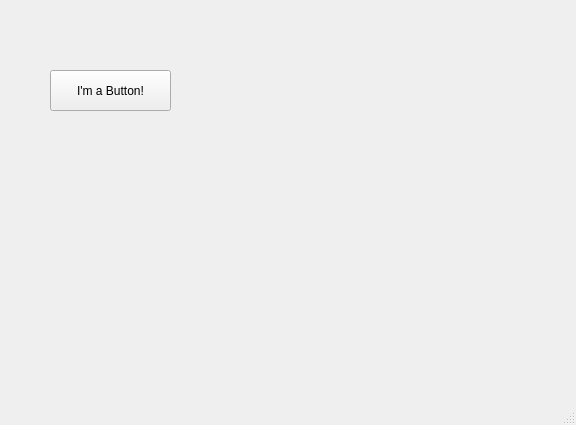
<?xml version="1.0" encoding="UTF-8"?>
<ui version="4.0">
 <class>MainWindow</class>
 <widget class="QMainWindow" name="MainWindow">
  <property name="geometry">
   <rect>
    <x>0</x>
    <y>0</y>
    <width>576</width>
    <height>425</height>
   </rect>
  </property>
  <property name="windowTitle">
   <string>MainWindow</string>
  </property>
  <widget class="QWidget" name="centralwidget">
   <widget class="QPushButton" name="pushButton">
    <property name="geometry">
     <rect>
      <x>50</x>
      <y>70</y>
      <width>121</width>
      <height>41</height>
     </rect>
    </property>
    <property name="toolTip">
     <string/>
    </property>
    <property name="text">
     <string>I'm a Button!</string>
    </property>
   </widget>
  </widget>
  <widget class="QMenuBar" name="menubar">
   <property name="geometry">
    <rect>
     <x>0</x>
     <y>0</y>
     <width>576</width>
     <height>23</height>
    </rect>
   </property>
  </widget>
  <widget class="QStatusBar" name="statusbar"/>
 </widget>
 <resources/>
 <connections/>
</ui>
